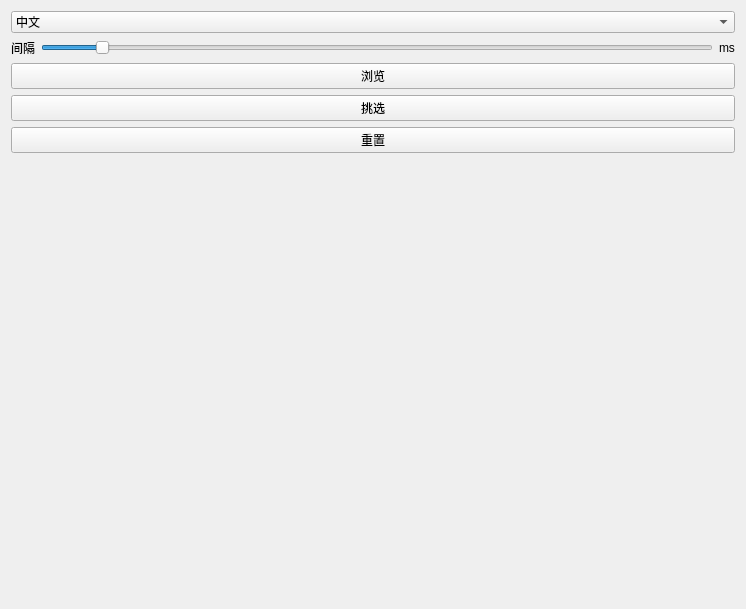
<?xml version="1.0" encoding="UTF-8"?>
<ui version="4.0">
 <class>Dialog</class>
 <widget class="QWidget" name="Dialog">
  <property name="geometry">
   <rect>
    <x>0</x>
    <y>0</y>
    <width>746</width>
    <height>609</height>
   </rect>
  </property>
  <property name="windowTitle">
   <string>Form</string>
  </property>
  <layout class="QHBoxLayout" name="horizontalLayout" stretch="0,1">
   <item>
    <layout class="QGridLayout" name="NumberLayout"/>
   </item>
   <item>
    <layout class="QVBoxLayout" name="verticalLayout">
     <item>
      <widget class="QComboBox" name="LanguageComboBox">
       <item>
        <property name="text">
         <string>中文</string>
        </property>
       </item>
       <item>
        <property name="text">
         <string>英文</string>
        </property>
       </item>
      </widget>
     </item>
     <item>
      <layout class="QHBoxLayout" name="horizontalLayout_2">
       <item>
        <widget class="QLabel" name="label">
         <property name="text">
          <string>间隔</string>
         </property>
        </widget>
       </item>
       <item>
        <widget class="QSlider" name="ScanIntervalSlider">
         <property name="minimum">
          <number>100</number>
         </property>
         <property name="maximum">
          <number>5000</number>
         </property>
         <property name="value">
          <number>500</number>
         </property>
         <property name="orientation">
          <enum>Qt::Horizontal</enum>
         </property>
        </widget>
       </item>
       <item>
        <widget class="QLabel" name="InternalText">
         <property name="text">
          <string>ms</string>
         </property>
        </widget>
       </item>
      </layout>
     </item>
     <item>
      <widget class="QPushButton" name="ScanBtn">
       <property name="minimumSize">
        <size>
         <width>200</width>
         <height>0</height>
        </size>
       </property>
       <property name="text">
        <string>浏览</string>
       </property>
       <property name="checkable">
        <bool>true</bool>
       </property>
      </widget>
     </item>
     <item>
      <widget class="QPushButton" name="RandomPickBtn">
       <property name="text">
        <string>挑选</string>
       </property>
      </widget>
     </item>
     <item>
      <widget class="QPushButton" name="ResetBtn">
       <property name="text">
        <string>重置</string>
       </property>
      </widget>
     </item>
     <item>
      <spacer name="verticalSpacer">
       <property name="orientation">
        <enum>Qt::Vertical</enum>
       </property>
       <property name="sizeHint" stdset="0">
        <size>
         <width>20</width>
         <height>40</height>
        </size>
       </property>
      </spacer>
     </item>
    </layout>
   </item>
  </layout>
 </widget>
 <resources/>
 <connections/>
</ui>
